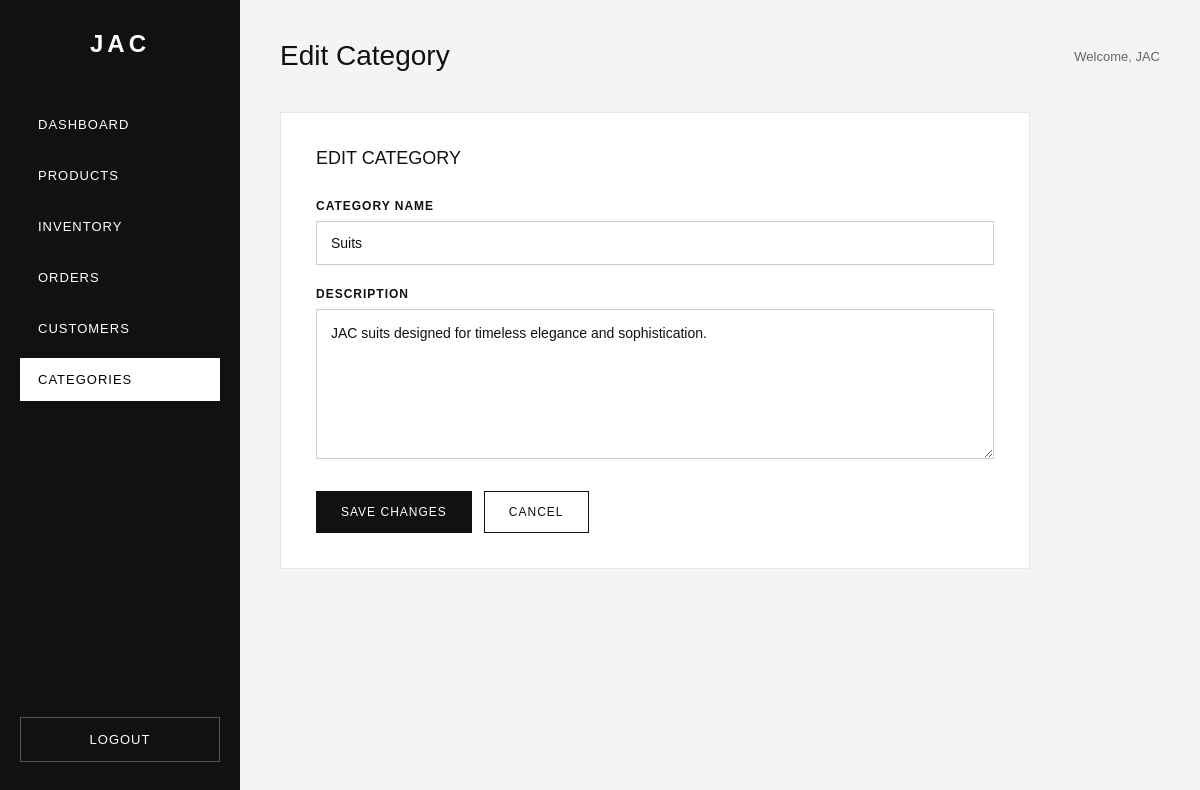
Page /admin/edit_category.php?id=6 (signed in) on the committed database.
### tables this page shows
CREATE TABLE `categories` (
  `id` int(11) NOT NULL AUTO_INCREMENT,
  `name` varchar(100) NOT NULL,
  `description` text DEFAULT NULL,
  PRIMARY KEY (`id`),
  UNIQUE KEY `name` (`name`)
);

### admin/edit_category.php (the view, shortened to what this page needs)
<?php
require_once "../php/db.php";
$category_id = isset($_GET["id"])
    ? (int) $_GET["id"]
    : 0;
$stmt = $conn->prepare("
    SELECT
        id,
        name,
        description
    FROM categories
    WHERE id = ?
    LIMIT 1
");
$stmt->bind_param(
    "i",
    $category_id
);
if (!$stmt->execute()) {
    die("Unable to load category.");
}
$result = $stmt->get_result();
$category = $result->fetch_assoc();
$name = $category["name"];
$description = $category["description"] ?? "";
?>
<!DOCTYPE html>
<html lang="en">
<head>
</head>
<body>
<aside class="sidebar">
    <h1>JAC</h1>
    <a href="dashboard.php">
        DASHBOARD
    </a>
    <a href="products.php">
        PRODUCTS
    </a>
    <a href="inventory.php">
        INVENTORY
    </a>
    <a href="orders.php">
        ORDERS
    </a>
    <a href="customers.php">
        CUSTOMERS
    </a>
    <a href="categories.php" class="active">
        CATEGORIES
    </a>
    <a href="logout.php" class="logout">
        LOGOUT
    </a>
</aside>
<main class="main">
    <div class="topbar">
        <h2>
            Edit Category
        </h2>
        <div class="admin-name">
            Welcome,
            <?= htmlspecialchars(
                $_SESSION["admin_first_name"] ?? "Admin"
            ); ?>
        </div>
    </div>
    <section class="category-box">
        <h3>
            EDIT CATEGORY
        </h3>
        <form
            action="edit_category.php?id=<?= $category_id; ?>"
            method="POST"
            class="category-form"
        >
            <div class="form-group">
                <label for="name">
                    CATEGORY NAME
                </label>
                <input
                    type="text"
                    id="name"
                    name="name"
                    maxlength="100"
                    value="<?= htmlspecialchars($name); ?>"
                    placeholder="Enter category name"
                    required
                >
            </div>
            <div class="form-group">
                <label for="description">
                    DESCRIPTION
                </label>
                <textarea
                    id="description"
                    name="description"
                    maxlength="1000"
                    placeholder="Enter category description"
                ><?= htmlspecialchars($description); ?></textarea>
            </div>
            <div class="form-actions">
                <button
                    type="submit"
                    class="save-button"
                >
                    SAVE CHANGES
                </button>
                <a
                    href="categories.php"
                    class="cancel-button"
                >
                    CANCEL
                </a>
            </div>
        </form>
    </section>
</main>
</body>
</html>

### admin/edit_category.php (style rules this page uses)
* { margin: 0; padding: 0; box-sizing: border-box; }
body { font-family: Arial, Helvetica, sans-serif; background: #f4f4f4; color: #111; }
.sidebar { position: fixed; left: 0; top: 0; width: 240px; height: 100vh; background: #111; color: white; padding: 30px 20px; }
.sidebar h1 { text-align: center; font-size: 24px; letter-spacing: 4px; margin-bottom: 45px; }
.sidebar a { display: block; padding: 14px 18px; margin-bottom: 8px; color: white; text-decoration: none; font-size: 13px; letter-spacing: 1px; transition: 0.2s ease; }
.sidebar a.active { background: white; color: black; }
.logout { position: absolute; bottom: 30px; left: 20px; right: 20px; text-align: center; border: 1px solid #555; }
.main { margin-left: 240px; min-height: 100vh; padding: 40px; }
.topbar { display: flex; justify-content: space-between; align-items: center; margin-bottom: 40px; }
.topbar h2 { font-size: 28px; font-weight: 500; }
.admin-name { font-size: 13px; color: #666; }
.category-box { max-width: 750px; background: white; border: 1px solid #e5e5e5; padding: 35px; }
.category-box h3 { font-size: 18px; font-weight: 500; margin-bottom: 30px; }
.category-form { display: flex; flex-direction: column; gap: 22px; }
.form-group { display: flex; flex-direction: column; gap: 8px; }
.form-group label { font-size: 12px; letter-spacing: 1px; font-weight: bold; }
.form-group input, .form-group textarea { width: 100%; padding: 13px 14px; border: 1px solid #ccc; background: white; color: #111; font-family: Arial, Helvetica, sans-serif; font-size: 14px; outline: none; transition: 0.2s ease; }
.form-group textarea { min-height: 150px; resize: vertical; line-height: 1.5; }
.form-actions { display: flex; gap: 12px; margin-top: 10px; }
.save-button, .cancel-button { display: inline-block; padding: 13px 24px; border: 1px solid #111; font-size: 12px; letter-spacing: 1px; text-decoration: none; cursor: pointer; transition: 0.2s ease; }
.save-button { background: #111; color: white; }
.cancel-button { background: white; color: #111; }

### rows in the picture
categories: name "Suits", description "JAC suits designed for timeless elegance and sophistication."

### other values in the picture
$_SESSION["admin_first_name"] "JAC"
